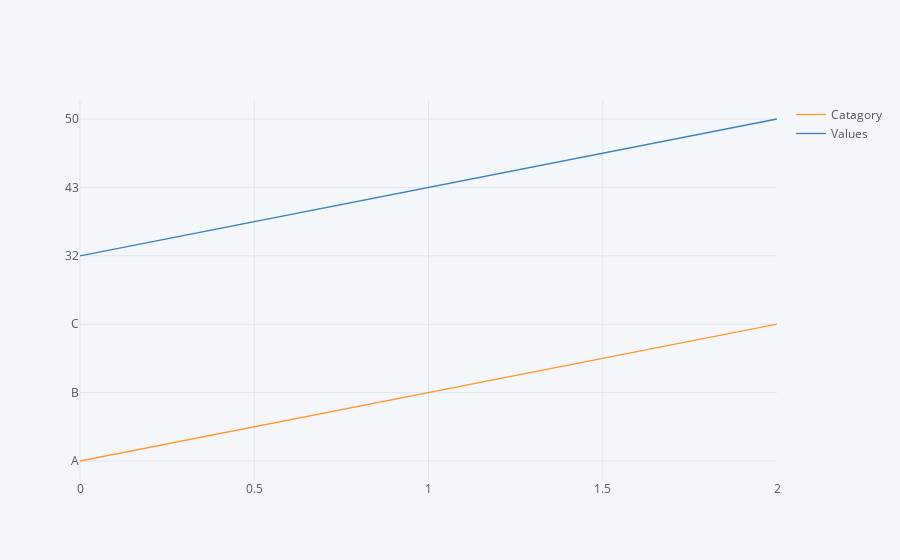
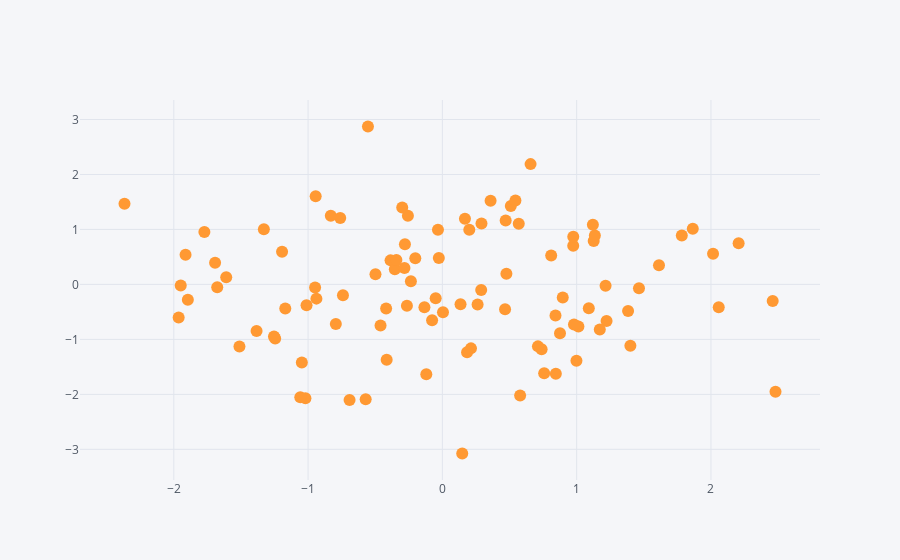
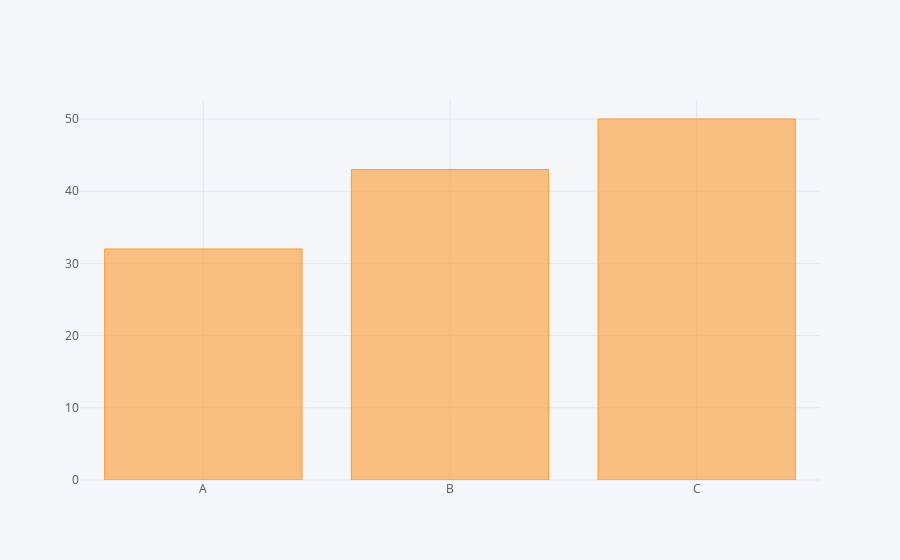
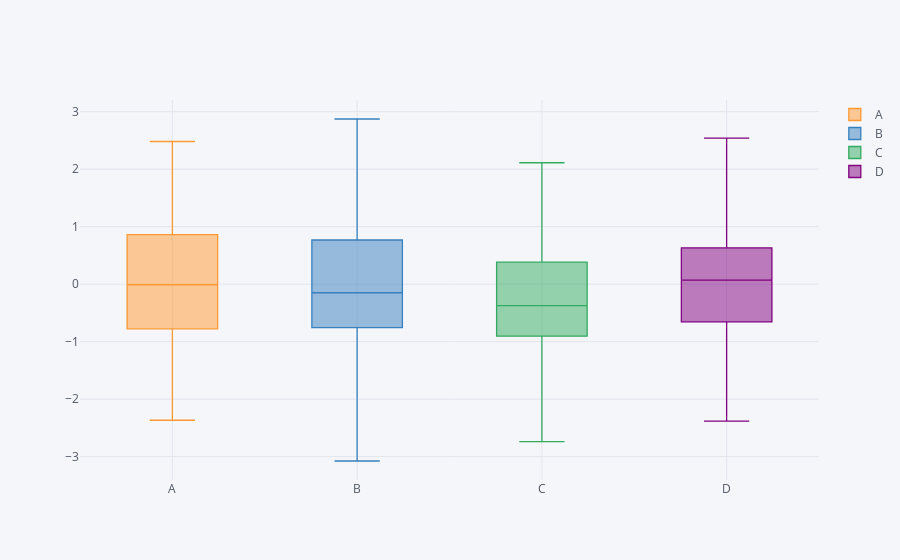

Notebook code cell kept with these figures, in order:
### Code cell
#Plotly and Cufflink
import pandas as pd
import numpy as np
from plotly import __version__
import cufflinks as cf
%matplotlib inline
from plotly.offline import download_plotlyjs,init_notebook_mode,plot,iplot
init_notebook_mode(connected=True)
cf.go_offline()
#Data
df=pd.DataFrame(np.random.randn(100,4), columns ='A B C D' .split())
df.head()
df2=pd.DataFrame({'Catagory':['A','B','C'],'Values':[32,43,50]})
df2.head()

#example
df2.iplot()

#example
df.iplot(kind='scatter',x='A',y='B',mode='markers')

#example
df2.iplot(kind='bar',x='Catagory',y='Values')

#examle
df.iplot(kind='box')

### Figure 1 — Plotly figure (JSON) as saved in the notebook; plotly's stock layout.template omitted (floating-point values rounded to 4 significant figures)
{"data": [{"line": {"color": "rgba(255, 153, 51, 1.0)", "dash": "solid", "width": 1.3}, "mode": "lines", "name": "Catagory", "text": "", "type": "scatter", "x": [0, 1, 2], "y": ["A", "B", "C"]}, {"line": {"color": "rgba(55, 128, 191, 1.0)", "dash": "solid", "width": 1.3}, "mode": "lines", "name": "Values", "text": "", "type": "scatter", "x": [0, 1, 2], "y": [32, 43, 50]}], "layout": {"legend": {"bgcolor": "#F5F6F9", "font": {"color": "#4D5663"}}, "paper_bgcolor": "#F5F6F9", "plot_bgcolor": "#F5F6F9", "titlefont": {"color": "#4D5663"}, "xaxis1": {"gridcolor": "#E1E5ED", "showgrid": true, "tickfont": {"color": "#4D5663"}, "title": "", "titlefont": {"color": "#4D5663"}, "zerolinecolor": "#E1E5ED"}, "yaxis1": {"gridcolor": "#E1E5ED", "showgrid": true, "tickfont": {"color": "#4D5663"}, "title": "", "titlefont": {"color": "#4D5663"}, "zerolinecolor": "#E1E5ED"}}}

### Figure 2 — Plotly figure (JSON) as saved in the notebook; plotly's stock layout.template omitted (floating-point values rounded to 4 significant figures)
{"data": [{"line": {"color": "rgba(255, 153, 51, 1.0)", "dash": "solid", "width": 1.3}, "marker": {"size": 12, "symbol": "dot"}, "mode": "markers", "name": "B", "text": "", "type": "scatter", "x": [0.1479, -0.5541, 1.215, -1.194, 0.758, 0.8963, 2.015, -1.511, -1.895, -1.692, -0.2344, -1.384, -0.4981, 0.6567, 0.8449, -0.9479, -0.03286, -0.1196, 0.4713, -0.4187, 0.9743, 0.289, -0.02627, -1.02, -0.4604, -0.1336, -0.9435, -0.2016, 1.4, 0.4768, -0.9379, 2.46, 0.2004, 1.222, -1.011, 0.359, 0.739, 1.172, -0.386, 2.058, 0.7115, 0.579, 1.464, 0.2132, 0.1839, -1.046, 1.013, -0.4148, -1.329, -0.7606, -0.2788, 1.09, -0.8307, -0.354, -0.2823, -2.367, 0.9798, -1.254, -0.5712, 1.783, 2.206, 1.127, -0.7932, 0.5095, -1.676, 0.8758, -0.691, 0.5687, -0.2566, 0.9746, 0.2622, -1.964, -1.17, 0.004572, -1.948, 1.383, -1.609, -1.058, -0.299, 0.2912, -0.3423, 1.865, -0.04984, 0.1352, 1.613, -0.7403, 0.4669, 2.48, 0.8102, -1.245, 0.1681, -0.264, 0.544, 0.9983, 1.135, 1.121, -1.912, -1.772, 0.8423, -0.07646], "y": [-3.076, 2.872, -0.02644, 0.5939, -1.616, -0.2373, 0.5582, -1.129, -0.2812, 0.3953, 0.05713, -0.8486, 0.1863, 2.188, -1.626, -0.05444, 0.9956, -1.634, 1.161, -0.44, 0.7013, -0.103, 0.4802, -2.072, -0.7483, -0.4158, 1.605, 0.4748, -1.117, 0.1924, -0.2587, -0.3007, 0.9923, -0.6662, -0.3793, 1.522, -1.18, -0.8184, 0.4371, -0.4163, -1.127, -2.019, -0.07009, -1.164, -1.232, -1.42, -0.7677, -1.37, 1.003, 1.209, 0.7286, -0.4321, 1.248, 0.2763, 0.2963, 1.467, -0.7273, -0.9475, -2.091, 0.8898, 0.7477, 0.7885, -0.7209, 1.424, -0.05026, -0.8905, -2.105, 1.103, 1.248, 0.8679, -0.366, -0.6022, -0.4364, -0.5086, -0.01968, -0.4858, 0.129, -2.052, 1.398, 1.107, 0.4424, 1.011, -0.252, -0.3601, 0.3502, -0.1963, -0.45, -1.951, 0.5274, -0.9836, 1.195, -0.3896, 1.526, -1.39, 0.8902, 1.085, 0.5379, 0.9532, -0.5642, -0.6514]}], "layout": {"legend": {"bgcolor": "#F5F6F9", "font": {"color": "#4D5663"}}, "paper_bgcolor": "#F5F6F9", "plot_bgcolor": "#F5F6F9", "titlefont": {"color": "#4D5663"}, "xaxis1": {"gridcolor": "#E1E5ED", "showgrid": true, "tickfont": {"color": "#4D5663"}, "title": "", "titlefont": {"color": "#4D5663"}, "zerolinecolor": "#E1E5ED"}, "yaxis1": {"gridcolor": "#E1E5ED", "showgrid": true, "tickfont": {"color": "#4D5663"}, "title": "", "titlefont": {"color": "#4D5663"}, "zerolinecolor": "#E1E5ED"}}}

### Figure 3 — Plotly figure (JSON) as saved in the notebook; plotly's stock layout.template omitted (floating-point values rounded to 4 significant figures)
{"data": [{"marker": {"color": "rgba(255, 153, 51, 0.6)", "line": {"color": "rgba(255, 153, 51, 1.0)", "width": 1}}, "name": "Values", "orientation": "v", "text": "", "type": "bar", "x": ["A", "B", "C"], "y": [32, 43, 50]}], "layout": {"legend": {"bgcolor": "#F5F6F9", "font": {"color": "#4D5663"}}, "paper_bgcolor": "#F5F6F9", "plot_bgcolor": "#F5F6F9", "titlefont": {"color": "#4D5663"}, "xaxis1": {"gridcolor": "#E1E5ED", "showgrid": true, "tickfont": {"color": "#4D5663"}, "title": "", "titlefont": {"color": "#4D5663"}, "zerolinecolor": "#E1E5ED"}, "yaxis1": {"gridcolor": "#E1E5ED", "showgrid": true, "tickfont": {"color": "#4D5663"}, "title": "", "titlefont": {"color": "#4D5663"}, "zerolinecolor": "#E1E5ED"}}}

### Figure 4 — Plotly figure (JSON) as saved in the notebook; plotly's stock layout.template omitted (floating-point values rounded to 4 significant figures)
{"data": [{"boxpoints": false, "line": {"width": 1.3}, "marker": {"color": "rgba(255, 153, 51, 1.0)"}, "name": "A", "type": "box", "y": [0.1479, -0.5541, 1.215, -1.194, 0.758, 0.8963, 2.015, -1.511, -1.895, -1.692, -0.2344, -1.384, -0.4981, 0.6567, 0.8449, -0.9479, -0.03286, -0.1196, 0.4713, -0.4187, 0.9743, 0.289, -0.02627, -1.02, -0.4604, -0.1336, -0.9435, -0.2016, 1.4, 0.4768, -0.9379, 2.46, 0.2004, 1.222, -1.011, 0.359, 0.739, 1.172, -0.386, 2.058, 0.7115, 0.579, 1.464, 0.2132, 0.1839, -1.046, 1.013, -0.4148, -1.329, -0.7606, -0.2788, 1.09, -0.8307, -0.354, -0.2823, -2.367, 0.9798, -1.254, -0.5712, 1.783, 2.206, 1.127, -0.7932, 0.5095, -1.676, 0.8758, -0.691, 0.5687, -0.2566, 0.9746, 0.2622, -1.964, -1.17, 0.004572, -1.948, 1.383, -1.609, -1.058, -0.299, 0.2912, -0.3423, 1.865, -0.04984, 0.1352, 1.613, -0.7403, 0.4669, 2.48, 0.8102, -1.245, 0.1681, -0.264, 0.544, 0.9983, 1.135, 1.121, -1.912, -1.772, 0.8423, -0.07646]}, {"boxpoints": false, "line": {"width": 1.3}, "marker": {"color": "rgba(55, 128, 191, 1.0)"}, "name": "B", "type": "box", "y": [-3.076, 2.872, -0.02644, 0.5939, -1.616, -0.2373, 0.5582, -1.129, -0.2812, 0.3953, 0.05713, -0.8486, 0.1863, 2.188, -1.626, -0.05444, 0.9956, -1.634, 1.161, -0.44, 0.7013, -0.103, 0.4802, -2.072, -0.7483, -0.4158, 1.605, 0.4748, -1.117, 0.1924, -0.2587, -0.3007, 0.9923, -0.6662, -0.3793, 1.522, -1.18, -0.8184, 0.4371, -0.4163, -1.127, -2.019, -0.07009, -1.164, -1.232, -1.42, -0.7677, -1.37, 1.003, 1.209, 0.7286, -0.4321, 1.248, 0.2763, 0.2963, 1.467, -0.7273, -0.9475, -2.091, 0.8898, 0.7477, 0.7885, -0.7209, 1.424, -0.05026, -0.8905, -2.105, 1.103, 1.248, 0.8679, -0.366, -0.6022, -0.4364, -0.5086, -0.01968, -0.4858, 0.129, -2.052, 1.398, 1.107, 0.4424, 1.011, -0.252, -0.3601, 0.3502, -0.1963, -0.45, -1.951, 0.5274, -0.9836, 1.195, -0.3896, 1.526, -1.39, 0.8902, 1.085, 0.5379, 0.9532, -0.5642, -0.6514]}, {"boxpoints": false, "line": {"width": 1.3}, "marker": {"color": "rgba(50, 171, 96, 1.0)"}, "name": "C", "type": "box", "y": [-1.514, -1.382, 0.7664, -0.5332, 0.08395, -0.5694, 0.6304, -0.7723, -0.2778, -0.1631, -0.5411, -1.627, -0.4773, 0.4465, -0.5952, -0.6336, 1.014, -1.315, -0.3198, -0.647, 1.264, -0.4871, -0.067, 0.06263, 0.5709, -0.02266, -1.93, 0.7477, 1.067, 2.112, -0.6435, 1.587, -0.7023, -0.6818, -0.3099, -0.3477, 0.4291, -0.2423, -0.5829, -1.566, 1.097, -0.7827, -0.334, -1.222, -0.1669, 0.7056, -0.3669, 0.832, -0.8807, 0.209, -1.563, -0.7647, 0.008584, 0.69, 1.151, -1.046, -1.56, -0.3228, -1.743, -0.1028, -0.8269, -1.179, -0.5913, 0.07509, -1.785, 0.7695, -2.068, 1.95, 0.2744, 0.2384, -0.4672, -1.395, 1.219, 0.5954, -2.738, -0.7947, 0.7952, 0.7671, -0.9763, 0.1958, 1.419, 0.09393, -0.7109, -1.292, 0.8481, -1.366, -1.088, 0.3345, -0.3833, -0.9307, -0.5485, -0.8522, -0.9952, -1.106, -0.2908, -0.6394, 0.8441, -1.13, 0.2063, -1.134]}, {"boxpoints": false, "line": {"width": 1.3}, "marker": {"color": "rgba(128, 0, 128, 1.0)"}, "name": "D", "type": "box", "y": [0.06383, -0.1451, -1.168, -0.1005, 0.4094, 0.07735, 0.5596, -0.4608, 1.342, 0.6233, 0.1175, -0.029, 0.8039, 0.1878, 0.3137, -0.02951, -2.363, -0.1579, -0.295, 0.5007, -1.387, -1.188, 0.2781, -0.9607, 0.6298, -0.7185, -1.127, 1.795, -0.4905, -0.0156, 0.7151, -0.4153, 0.5981, 2.541, 0.9308, -0.3923, 0.2025, 1.473, 1.005, 0.1354, -0.6166, -0.1558, -1.593, 0.08885, 1.508, -1.402, -2.381, 2.399, 0.9601, -0.8395, 1.018, -1.238, 0.1163, 0.1329, -0.487, -0.7147, -0.4308, 0.8868, 0.3612, -0.8599, -1.184, 0.4585, -0.3097, -0.683, -0.4872, 0.4519, 1.715, -0.4282, 0.04702, 0.6248, -1.255, 0.9745, 0.7867, 1.377, 0.6492, 0.9102, -1.192, 0.5752, 1.28, 0.7972, 0.2362, 0.09626, -0.9248, -0.001466, -1.473, 0.1092, 1.827, -0.7274, 0.4589, -0.8922, -0.6375, -0.2482, -1.001, 1.063, 0.7967, -0.6739, -2.099, -0.5075, -0.6081, 0.6307]}], "layout": {"legend": {"bgcolor": "#F5F6F9", "font": {"color": "#4D5663"}}, "paper_bgcolor": "#F5F6F9", "plot_bgcolor": "#F5F6F9", "titlefont": {"color": "#4D5663"}, "xaxis1": {"gridcolor": "#E1E5ED", "showgrid": true, "tickfont": {"color": "#4D5663"}, "title": "", "titlefont": {"color": "#4D5663"}, "zerolinecolor": "#E1E5ED"}, "yaxis1": {"gridcolor": "#E1E5ED", "showgrid": true, "tickfont": {"color": "#4D5663"}, "title": "", "titlefont": {"color": "#4D5663"}, "zerolinecolor": "#E1E5ED"}}}
